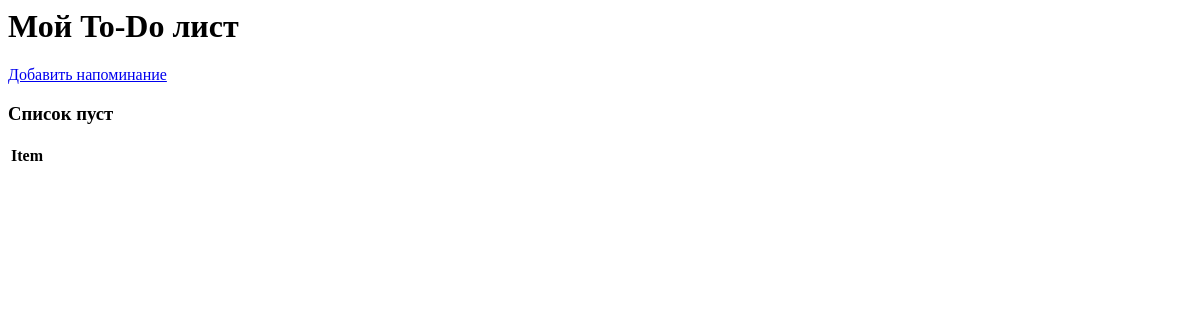
/, run on an earlier commit of the app's database.
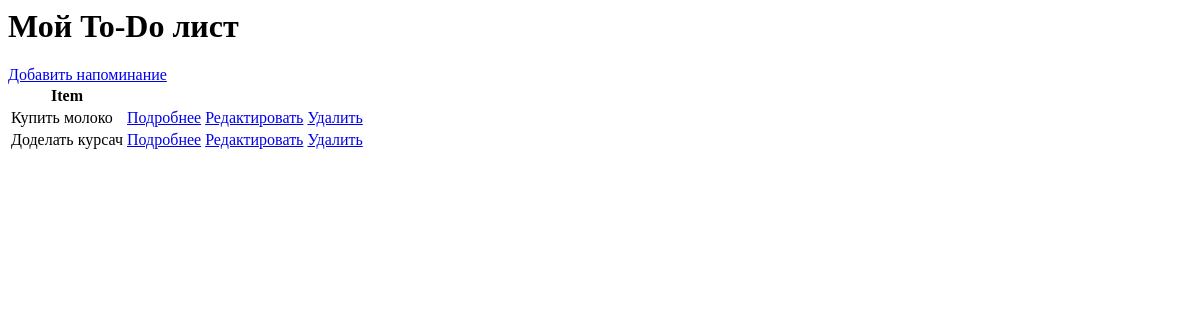
And on a later commit of the database.
### base/models.py (models this page shows, shortened)
class Task(models.Model):
    user = models.ForeignKey(User, on_delete=models.CASCADE, null=True, blank=True)
    title = models.CharField(max_length=200)
    description = models.TextField(null=True, blank=True)
    complete = models.BooleanField(default=False)
    created = models.DateTimeField(auto_now_add=True)
    class Meta:
        ordering = ['complete']

### base/views.py (the view)
# urls.py: path('', TaskList.as_view(), name='tasks'),
class TaskList(ListView):
    model = Task
    context_object_name = 'tasks'

### base/templates/base/task_list.html
<h1>Мой To-Do лист</h1>
<a href= "{% url 'task-create' %}">Добавить напоминание</a>
<table>
    <tr>
        <th>Item</th>
        <th></th>
    </tr>
    {% for task in tasks %}
    <tr>
        <td>{{task.title}}</td>
        <td><a href="{% url 'task' task.id %}">Подробнее</a></td>
        <td><a href="{% url 'task-update' task.id %}">Редактировать</a></td>
        <td><a href="{% url 'task-delete' task.id %}">Удалить</a></td>
    </tr>
    {% empty %}
        <h3>Список пуст</h3>
    {% endfor %}
</table>

What changed in the data, as far as the page shows it:
added Task: title "Купить молоко"
added Task: title "Доделать курсач"
Also different on the page:
text no longer shown: "Список пуст"
